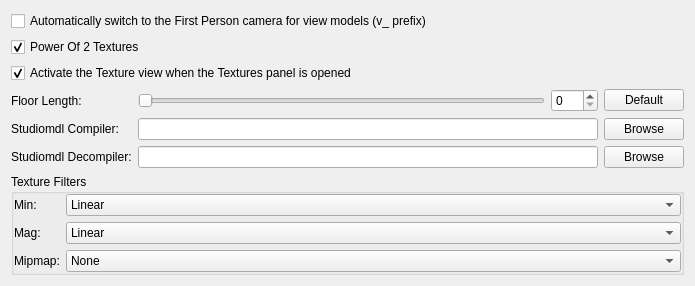
<?xml version="1.0" encoding="UTF-8"?>
<ui version="4.0">
 <class>ui::options::OptionsPageStudioModel</class>
 <widget class="QWidget" name="ui::options::OptionsPageStudioModel">
  <property name="geometry">
   <rect>
    <x>0</x>
    <y>0</y>
    <width>695</width>
    <height>269</height>
   </rect>
  </property>
  <property name="windowTitle">
   <string>Form</string>
  </property>
  <layout class="QVBoxLayout" name="verticalLayout">
   <item>
    <layout class="QGridLayout" name="gridLayout_3">
     <property name="bottomMargin">
      <number>0</number>
     </property>
     <item row="4" column="1" colspan="2">
      <widget class="QLineEdit" name="Compiler"/>
     </item>
     <item row="1" column="0" colspan="4">
      <widget class="QCheckBox" name="PowerOf2Textures">
       <property name="text">
        <string>Power Of 2 Textures</string>
       </property>
       <property name="checked">
        <bool>true</bool>
       </property>
      </widget>
     </item>
     <item row="0" column="0" colspan="4">
      <widget class="QCheckBox" name="AutodetectViewmodels">
       <property name="text">
        <string>Automatically switch to the First Person camera for view models (v_ prefix)</string>
       </property>
      </widget>
     </item>
     <item row="4" column="3">
      <widget class="QPushButton" name="BrowseCompiler">
       <property name="text">
        <string>Browse</string>
       </property>
      </widget>
     </item>
     <item row="5" column="0">
      <widget class="QLabel" name="label_3">
       <property name="text">
        <string>Studiomdl Decompiler:</string>
       </property>
      </widget>
     </item>
     <item row="5" column="1" colspan="2">
      <widget class="QLineEdit" name="Decompiler"/>
     </item>
     <item row="3" column="3">
      <widget class="QPushButton" name="ResetFloorLength">
       <property name="text">
        <string>Default</string>
       </property>
      </widget>
     </item>
     <item row="3" column="1">
      <widget class="QSlider" name="FloorLengthSlider">
       <property name="orientation">
        <enum>Qt::Horizontal</enum>
       </property>
      </widget>
     </item>
     <item row="5" column="3">
      <widget class="QPushButton" name="BrowseDecompiler">
       <property name="text">
        <string>Browse</string>
       </property>
      </widget>
     </item>
     <item row="4" column="0">
      <widget class="QLabel" name="label_2">
       <property name="text">
        <string>Studiomdl Compiler:</string>
       </property>
      </widget>
     </item>
     <item row="3" column="2">
      <widget class="QSpinBox" name="FloorLengthSpinner">
       <property name="maximum">
        <number>100</number>
       </property>
      </widget>
     </item>
     <item row="3" column="0">
      <widget class="QLabel" name="label">
       <property name="text">
        <string>Floor Length:</string>
       </property>
      </widget>
     </item>
     <item row="2" column="0" colspan="4">
      <widget class="QCheckBox" name="ActivateTextureViewWhenTexturesPanelOpened">
       <property name="text">
        <string>Activate the Texture view when the Textures panel is opened</string>
       </property>
       <property name="checked">
        <bool>true</bool>
       </property>
      </widget>
     </item>
    </layout>
   </item>
   <item>
    <widget class="QGroupBox" name="groupBox">
     <property name="title">
      <string>Texture Filters</string>
     </property>
     <property name="flat">
      <bool>true</bool>
     </property>
     <layout class="QGridLayout" name="gridLayout">
      <property name="leftMargin">
       <number>0</number>
      </property>
      <property name="topMargin">
       <number>0</number>
      </property>
      <property name="rightMargin">
       <number>0</number>
      </property>
      <property name="bottomMargin">
       <number>0</number>
      </property>
      <item row="0" column="0">
       <widget class="QLabel" name="label_10">
        <property name="sizePolicy">
         <sizepolicy hsizetype="Fixed" vsizetype="Preferred">
          <horstretch>0</horstretch>
          <verstretch>0</verstretch>
         </sizepolicy>
        </property>
        <property name="text">
         <string>Min:</string>
        </property>
       </widget>
      </item>
      <item row="0" column="1">
       <widget class="QComboBox" name="MinFilter">
        <property name="currentIndex">
         <number>1</number>
        </property>
        <item>
         <property name="text">
          <string>Point</string>
         </property>
        </item>
        <item>
         <property name="text">
          <string>Linear</string>
         </property>
        </item>
       </widget>
      </item>
      <item row="1" column="0">
       <widget class="QLabel" name="label_11">
        <property name="sizePolicy">
         <sizepolicy hsizetype="Fixed" vsizetype="Preferred">
          <horstretch>0</horstretch>
          <verstretch>0</verstretch>
         </sizepolicy>
        </property>
        <property name="text">
         <string>Mag:</string>
        </property>
       </widget>
      </item>
      <item row="1" column="1">
       <widget class="QComboBox" name="MagFilter">
        <property name="currentIndex">
         <number>1</number>
        </property>
        <item>
         <property name="text">
          <string>Point</string>
         </property>
        </item>
        <item>
         <property name="text">
          <string>Linear</string>
         </property>
        </item>
       </widget>
      </item>
      <item row="2" column="0">
       <widget class="QLabel" name="label_12">
        <property name="sizePolicy">
         <sizepolicy hsizetype="Fixed" vsizetype="Preferred">
          <horstretch>0</horstretch>
          <verstretch>0</verstretch>
         </sizepolicy>
        </property>
        <property name="text">
         <string>Mipmap:</string>
        </property>
       </widget>
      </item>
      <item row="2" column="1">
       <widget class="QComboBox" name="MipmapFilter">
        <item>
         <property name="text">
          <string>None</string>
         </property>
        </item>
        <item>
         <property name="text">
          <string>Point</string>
         </property>
        </item>
        <item>
         <property name="text">
          <string>Linear</string>
         </property>
        </item>
       </widget>
      </item>
     </layout>
    </widget>
   </item>
   <item>
    <spacer name="verticalSpacer">
     <property name="orientation">
      <enum>Qt::Vertical</enum>
     </property>
     <property name="sizeHint" stdset="0">
      <size>
       <width>20</width>
       <height>0</height>
      </size>
     </property>
    </spacer>
   </item>
  </layout>
 </widget>
 <resources/>
 <connections/>
</ui>
